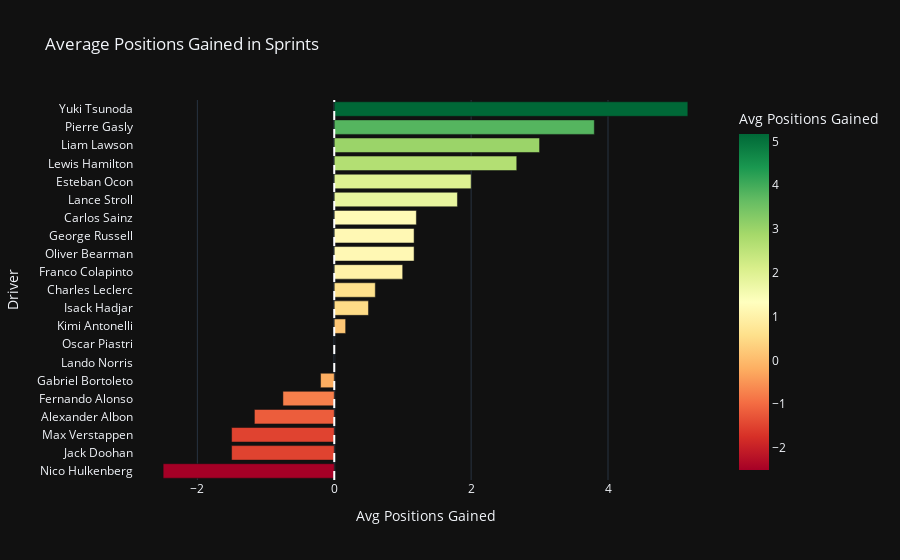

The notebook cell this image was saved under:
### Markdown cell above
## 5. Sprint Grid to Finish Position Analysis
Evaluating driver performance from grid position to final classification.

### Code cell
# Merge Sprint Qualifying and Race Data for Position Delta Analysis
df_sprint_merged = df_sprint.merge(
    df_sprint_quali[['Track', 'Driver', 'Position']], 
    on=['Track', 'Driver'], 
    suffixes=('', '_SQ')
)

# Calculate positions gained/lost during sprint race
df_sprint_merged['Positions_Gained'] = df_sprint_merged['Position_SQ'] - df_sprint_merged['Position']

# Identify top overtakers based on average positions gained
sprint_overtakers = df_sprint_merged.groupby('Driver')['Positions_Gained'].mean().sort_values(ascending=False)

fig = px.bar(sprint_overtakers.reset_index(name='Avg Positions Gained'),
             x='Avg Positions Gained', y='Driver', orientation='h',
             color='Avg Positions Gained', color_continuous_scale='RdYlGn',
             title='Average Positions Gained per Sprint Race')
fig.update_layout(yaxis={'categoryorder':'total ascending'}, template='plotly_dark')
fig.add_vline(x=0, line_dash='dash', line_color='white')
fig.show()

### Figure 1 — Plotly figure (JSON) as saved in the notebook; plotly's stock layout.template omitted (floating-point values rounded to 4 significant figures)
{"data": [{"alignmentgroup": "True", "hovertemplate": "Avg Positions Gained=%{marker.color}<br>Driver=%{y}<extra></extra>", "legendgroup": "", "marker": {"color": [5.167, 3.8, 3, 2.667, 2, 1.8, 1.2, 1.167, 1.167, 1, 0.6, 0.5, 0.1667, 0, 0, -0.2, -0.75, -1.167, -1.5, -1.5, -2.5], "coloraxis": "coloraxis", "pattern": {"shape": ""}}, "name": "", "offsetgroup": "", "orientation": "h", "showlegend": false, "textposition": "auto", "type": "bar", "x": [5.167, 3.8, 3, 2.667, 2, 1.8, 1.2, 1.167, 1.167, 1, 0.6, 0.5, 0.1667, 0, 0, -0.2, -0.75, -1.167, -1.5, -1.5, -2.5], "xaxis": "x", "y": ["Yuki Tsunoda", "Pierre Gasly", "Liam Lawson", "Lewis Hamilton", "Esteban Ocon", "Lance Stroll", "Carlos Sainz", "Oliver Bearman", "George Russell", "Franco Colapinto", "Charles Leclerc", "Isack Hadjar", "Kimi Antonelli", "Lando Norris", "Oscar Piastri", "Gabriel Bortoleto", "Fernando Alonso", "Alexander Albon", "Jack Doohan", "Max Verstappen", "Nico Hulkenberg"], "yaxis": "y"}], "layout": {"barmode": "relative", "coloraxis": {"colorbar": {"title": {"text": "Avg Positions Gained"}}, "colorscale": [[0, "rgb(165,0,38)"], [0.1, "rgb(215,48,39)"], [0.2, "rgb(244,109,67)"], [0.3, "rgb(253,174,97)"], [0.4, "rgb(254,224,139)"], [0.5, "rgb(255,255,191)"], [0.6, "rgb(217,239,139)"], [0.7, "rgb(166,217,106)"], [0.8, "rgb(102,189,99)"], [0.9, "rgb(26,152,80)"], [1, "rgb(0,104,55)"]]}, "legend": {"tracegroupgap": 0}, "shapes": [{"line": {"color": "white", "dash": "dash"}, "type": "line", "x0": 0, "x1": 0, "xref": "x", "y0": 0, "y1": 1, "yref": "y domain"}], "title": {"text": "Average Positions Gained in Sprints"}, "xaxis": {"anchor": "y", "domain": [0, 1], "title": {"text": "Avg Positions Gained"}}, "yaxis": {"anchor": "x", "categoryorder": "total ascending", "domain": [0, 1], "title": {"text": "Driver"}}}}
